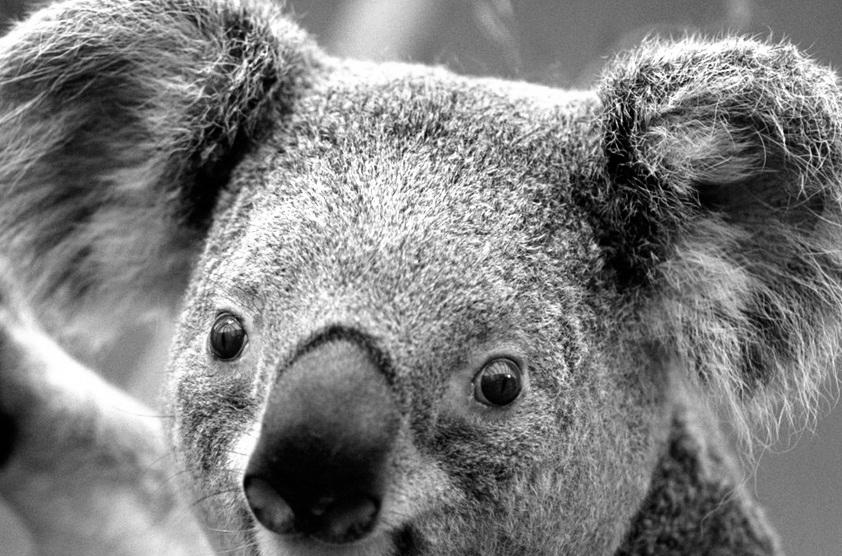
#> input picture work_with_picture/images/Koala1_gray.jpg, 842 x 556 px; its folder holds only this picture in this run
$ python work_with_picture.py
#> lines starting #> are read from the running program, lines starting #| are printed output that depends on the picture
### work_with_picture/functions/picture_functions.py
import random
import time

from functions import draw_effects_functions


# [22 lines left out: function make_gray, not called in this run]


def make_random(image, file_name, draw, width, height):
    """
    На картинке создаётся "шум" произвольной площади
    """
    t1 = time.time()

    for i in range(width):
        for j in range(height):
            r = random.randint(0, 255)
            g = random.randint(0, 255)
            b = random.randint(0, 255)
            draw.point((i, j), (r, g, b))

    path_to_save = "images/{0}_random.jpg".format(file_name)

    image.save(path_to_save)
    t2 = time.time()

    t = round(t2 - t1, 2)

    print("Время работы программы: {0} с".format(t))


# [139 lines left out: functions make_gradient, make_black1, make_black2, make_weird, not called in this run]


def assemble6(f, x1, x2, x3, x4, x5, x6):
    return f(x1, x2, x3, x4, x5, x6)


def assemble5(f, x1, x2, x3, x4, x5):
    return f(x1, x2, x3, x4, x5)


__mode_switch = {

    '0': make_gray,
    '1': make_random,
    '2': make_gradient,
    '3': make_black1,
    '4': make_black2,
    '5': make_weird

}


def get_switch():
    return __mode_switch


def change_picture(mode, mode_switch, image, file_name, draw, width, height, pix):
    if mode == 1:
        assemble5(mode_switch.get(str(mode)), image, file_name, draw, width, height)
    else:
        assemble6(mode_switch.get(str(mode)), image, file_name, draw, width, height, pix)

### work_with_picture/work_with_picture.py
from PIL import Image, ImageDraw
import os.path

from functions import picture_functions


file_path = input("Введите путь до преобразуемой картинки, пожалуйста: ")
#> the answer given: images/Koala1_gray.jpg
print()

mode = int(input("Режим преобразования: "))
#> the answer given: 1
print()

image = Image.open(os.path.abspath(file_path))
#> image is the input picture: PIL image 842x556 RGB; min 0, max 255, mean 126.3
(dir_name, file_name) = os.path.split(file_path)
(file_base_name, file_extension) = os.path.splitext(file_name)
draw = ImageDraw.Draw(image)
width = image.size[0]
#> width = 842
height = image.size[1]
#> height = 556
pix = image.load()

mode_switch = picture_functions.get_switch()

picture_functions.change_picture(mode, mode_switch, image, file_base_name, draw, width, height, pix)
#> in make_random, `image.save(path_to_save)`:
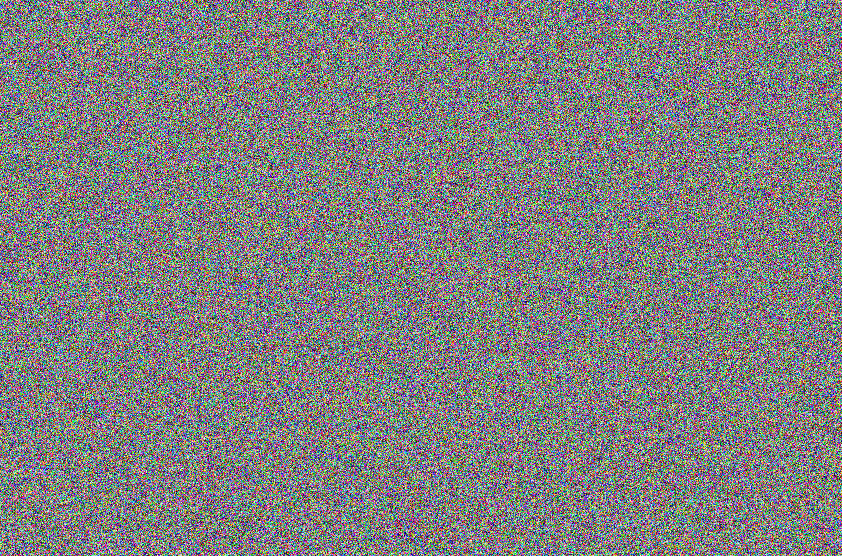
#> saved as Koala1_gray_random.jpg: PIL image 842x556 RGB; mean R, G, B 127.5, 127.4, 127.3
